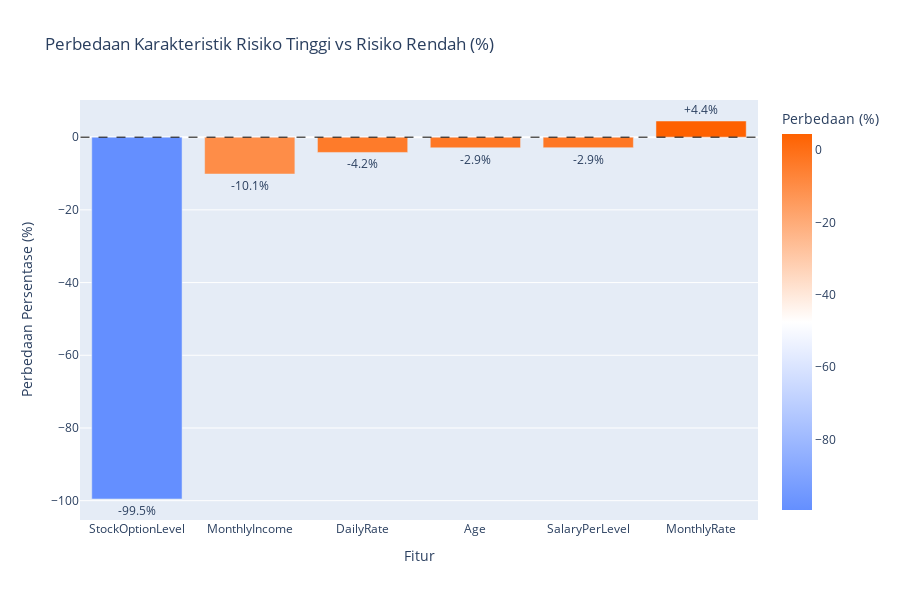

Notebook source saved alongside this figure:
### Code cell
# 16. Visualisasi perbedaan profil dengan Plotly (colorblind friendly)
print("\nMembuat visualisasi perbedaan profil...")

# Pilih top 8 fitur dengan perbedaan terbesar untuk visualisasi
top_diff_features = pct_diff.abs().sort_values(ascending=False).head(8).index.tolist()
diff_df = pd.DataFrame({
    'Fitur': top_diff_features,
    'Perbedaan (%)': pct_diff[top_diff_features].values
})

# Gunakan colorscale yang menunjukkan perbedaan positif/negatif
colors = [HIGH_RISK_COLOR if val > 0 else LOW_RISK_COLOR for val in diff_df['Perbedaan (%)']]

fig = px.bar(
    diff_df,
    x='Fitur',
    y='Perbedaan (%)',
    color='Perbedaan (%)',
    color_continuous_scale=[LOW_RISK_COLOR, '#FFFFFF', HIGH_RISK_COLOR],
    text=[f"{val:+.1f}%" for val in diff_df['Perbedaan (%)']],
    title='Perbedaan Karakteristik Risiko Tinggi vs Risiko Rendah (%)',
    height=600,
    width=900
)
fig.update_traces(textposition='outside')
fig.update_layout(
    xaxis_title='Fitur',
    yaxis_title='Perbedaan Persentase (%)',
    xaxis={'categoryorder': 'total ascending'},
    font=dict(size=12)
)
# Tambahkan garis horizontal di 0
fig.add_shape(
    type="line",
    x0=-0.5,
    y0=0,
    x1=len(top_diff_features)-0.5,
    y1=0,
    line=dict(color="black", width=1, dash="dash")
)

# Tampilkan dan simpan visualisasi perbedaan profil
display_and_save_figure(fig, "profile_differences_colorblind.png")

### Figure 1 — Plotly figure (JSON) as saved in the notebook; plotly's stock layout.template omitted (floating-point values rounded to 4 significant figures)
{"data": [{"hovertemplate": "Fitur=%{x}<br>Perbedaan (%)=%{marker.color}<br>text=%{text}<extra></extra>", "legendgroup": "", "marker": {"color": [-99.54, -10.15, 4.445, -4.204, -2.937, -2.902], "coloraxis": "coloraxis", "pattern": {"shape": ""}}, "name": "", "orientation": "v", "showlegend": false, "text": ["-99.5%", "-10.1%", "+4.4%", "-4.2%", "-2.9%", "-2.9%"], "textposition": "outside", "type": "bar", "x": ["StockOptionLevel", "MonthlyIncome", "MonthlyRate", "DailyRate", "Age", "SalaryPerLevel"], "xaxis": "x", "y": [-99.54, -10.15, 4.445, -4.204, -2.937, -2.902], "yaxis": "y"}], "layout": {"barmode": "relative", "coloraxis": {"colorbar": {"title": {"text": "Perbedaan (%)"}}, "colorscale": [[0, "#648FFF"], [0.5, "#FFFFFF"], [1, "#FE6100"]]}, "font": {"size": 12}, "height": 600, "legend": {"tracegroupgap": 0}, "shapes": [{"line": {"color": "black", "dash": "dash", "width": 1}, "type": "line", "x0": -0.5, "x1": 5.5, "y0": 0, "y1": 0}], "title": {"text": "Perbedaan Karakteristik Risiko Tinggi vs Risiko Rendah (%)"}, "width": 900, "xaxis": {"anchor": "y", "categoryorder": "total ascending", "domain": [0, 1], "title": {"text": "Fitur"}}, "yaxis": {"anchor": "x", "domain": [0, 1], "title": {"text": "Perbedaan Persentase (%)"}}}}
